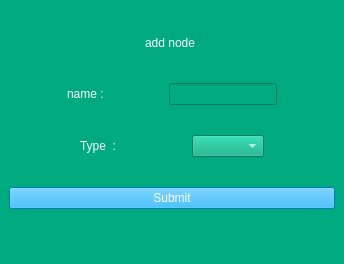
<?xml version="1.0" encoding="UTF-8"?>
<ui version="4.0">
 <class>MainWindow</class>
 <widget class="QMainWindow" name="MainWindow">
  <property name="geometry">
   <rect>
    <x>0</x>
    <y>0</y>
    <width>344</width>
    <height>264</height>
   </rect>
  </property>
  <property name="windowTitle">
   <string>MainWindow</string>
  </property>
  <property name="styleSheet">
   <string notr="true">background-color: rgb(0, 170, 127);</string>
  </property>
  <widget class="QWidget" name="centralwidget">
   <layout class="QVBoxLayout" name="verticalLayout">
    <item>
     <spacer name="verticalSpacer">
      <property name="orientation">
       <enum>Qt::Vertical</enum>
      </property>
      <property name="sizeHint" stdset="0">
       <size>
        <width>20</width>
        <height>40</height>
       </size>
      </property>
     </spacer>
    </item>
    <item>
     <layout class="QHBoxLayout" name="horizontalLayout">
      <item>
       <spacer name="horizontalSpacer">
        <property name="orientation">
         <enum>Qt::Horizontal</enum>
        </property>
        <property name="sizeHint" stdset="0">
         <size>
          <width>40</width>
          <height>20</height>
         </size>
        </property>
       </spacer>
      </item>
      <item>
       <widget class="QLabel" name="label">
        <property name="styleSheet">
         <string notr="true">font: 87 20pt &quot;Arial Black&quot;;
font: 48pt &quot;MS Shell Dlg 2&quot;;color:rgb(255, 255, 255);</string>
        </property>
        <property name="text">
         <string>add node </string>
        </property>
       </widget>
      </item>
      <item>
       <spacer name="horizontalSpacer_2">
        <property name="orientation">
         <enum>Qt::Horizontal</enum>
        </property>
        <property name="sizeHint" stdset="0">
         <size>
          <width>40</width>
          <height>20</height>
         </size>
        </property>
       </spacer>
      </item>
     </layout>
    </item>
    <item>
     <spacer name="verticalSpacer_2">
      <property name="orientation">
       <enum>Qt::Vertical</enum>
      </property>
      <property name="sizeHint" stdset="0">
       <size>
        <width>20</width>
        <height>40</height>
       </size>
      </property>
     </spacer>
    </item>
    <item>
     <layout class="QHBoxLayout" name="horizontalLayout_2">
      <item>
       <spacer name="horizontalSpacer_3">
        <property name="orientation">
         <enum>Qt::Horizontal</enum>
        </property>
        <property name="sizeHint" stdset="0">
         <size>
          <width>40</width>
          <height>20</height>
         </size>
        </property>
       </spacer>
      </item>
      <item>
       <widget class="QLabel" name="label_2">
        <property name="styleSheet">
         <string notr="true">color:rgb(255, 255, 255);font: 87 20pt &quot;Arial Black&quot;;</string>
        </property>
        <property name="text">
         <string>name :</string>
        </property>
       </widget>
      </item>
      <item>
       <spacer name="horizontalSpacer_4">
        <property name="orientation">
         <enum>Qt::Horizontal</enum>
        </property>
        <property name="sizeHint" stdset="0">
         <size>
          <width>40</width>
          <height>20</height>
         </size>
        </property>
       </spacer>
      </item>
      <item>
       <widget class="QLineEdit" name="name">
        <property name="styleSheet">
         <string notr="true">font: 87 10pt &quot;Arial Black&quot;;color:rgb(255, 255, 255);</string>
        </property>
        <property name="text">
         <string/>
        </property>
       </widget>
      </item>
      <item>
       <spacer name="horizontalSpacer_5">
        <property name="orientation">
         <enum>Qt::Horizontal</enum>
        </property>
        <property name="sizeHint" stdset="0">
         <size>
          <width>40</width>
          <height>20</height>
         </size>
        </property>
       </spacer>
      </item>
     </layout>
    </item>
    <item>
     <spacer name="verticalSpacer_3">
      <property name="orientation">
       <enum>Qt::Vertical</enum>
      </property>
      <property name="sizeHint" stdset="0">
       <size>
        <width>20</width>
        <height>40</height>
       </size>
      </property>
     </spacer>
    </item>
    <item>
     <layout class="QHBoxLayout" name="horizontalLayout_3">
      <item>
       <spacer name="horizontalSpacer_6">
        <property name="orientation">
         <enum>Qt::Horizontal</enum>
        </property>
        <property name="sizeHint" stdset="0">
         <size>
          <width>40</width>
          <height>20</height>
         </size>
        </property>
       </spacer>
      </item>
      <item>
       <widget class="QLabel" name="label_3">
        <property name="styleSheet">
         <string notr="true">color:rgb(255, 255, 255);font: 87 20pt &quot;Arial Black&quot;;</string>
        </property>
        <property name="text">
         <string>Type  :</string>
        </property>
       </widget>
      </item>
      <item>
       <spacer name="horizontalSpacer_7">
        <property name="orientation">
         <enum>Qt::Horizontal</enum>
        </property>
        <property name="sizeHint" stdset="0">
         <size>
          <width>40</width>
          <height>20</height>
         </size>
        </property>
       </spacer>
      </item>
      <item>
       <widget class="QComboBox" name="c">
        <property name="styleSheet">
         <string notr="true">color:rgb(255, 255, 255);font: 87 10pt &quot;Arial Black&quot;;</string>
        </property>
       </widget>
      </item>
      <item>
       <spacer name="horizontalSpacer_8">
        <property name="orientation">
         <enum>Qt::Horizontal</enum>
        </property>
        <property name="sizeHint" stdset="0">
         <size>
          <width>40</width>
          <height>20</height>
         </size>
        </property>
       </spacer>
      </item>
     </layout>
    </item>
    <item>
     <spacer name="verticalSpacer_5">
      <property name="orientation">
       <enum>Qt::Vertical</enum>
      </property>
      <property name="sizeHint" stdset="0">
       <size>
        <width>20</width>
        <height>40</height>
       </size>
      </property>
     </spacer>
    </item>
    <item>
     <widget class="QPushButton" name="submit">
      <property name="styleSheet">
       <string notr="true">color:rgb(255, 255, 255);font: 87 12pt &quot;Arial Black&quot;;
background-color: rgb(0, 170, 255);</string>
      </property>
      <property name="text">
       <string>Submit</string>
      </property>
     </widget>
    </item>
    <item>
     <spacer name="verticalSpacer_4">
      <property name="orientation">
       <enum>Qt::Vertical</enum>
      </property>
      <property name="sizeHint" stdset="0">
       <size>
        <width>20</width>
        <height>40</height>
       </size>
      </property>
     </spacer>
    </item>
   </layout>
  </widget>
  <widget class="QStatusBar" name="statusbar"/>
 </widget>
 <resources/>
 <connections/>
</ui>
